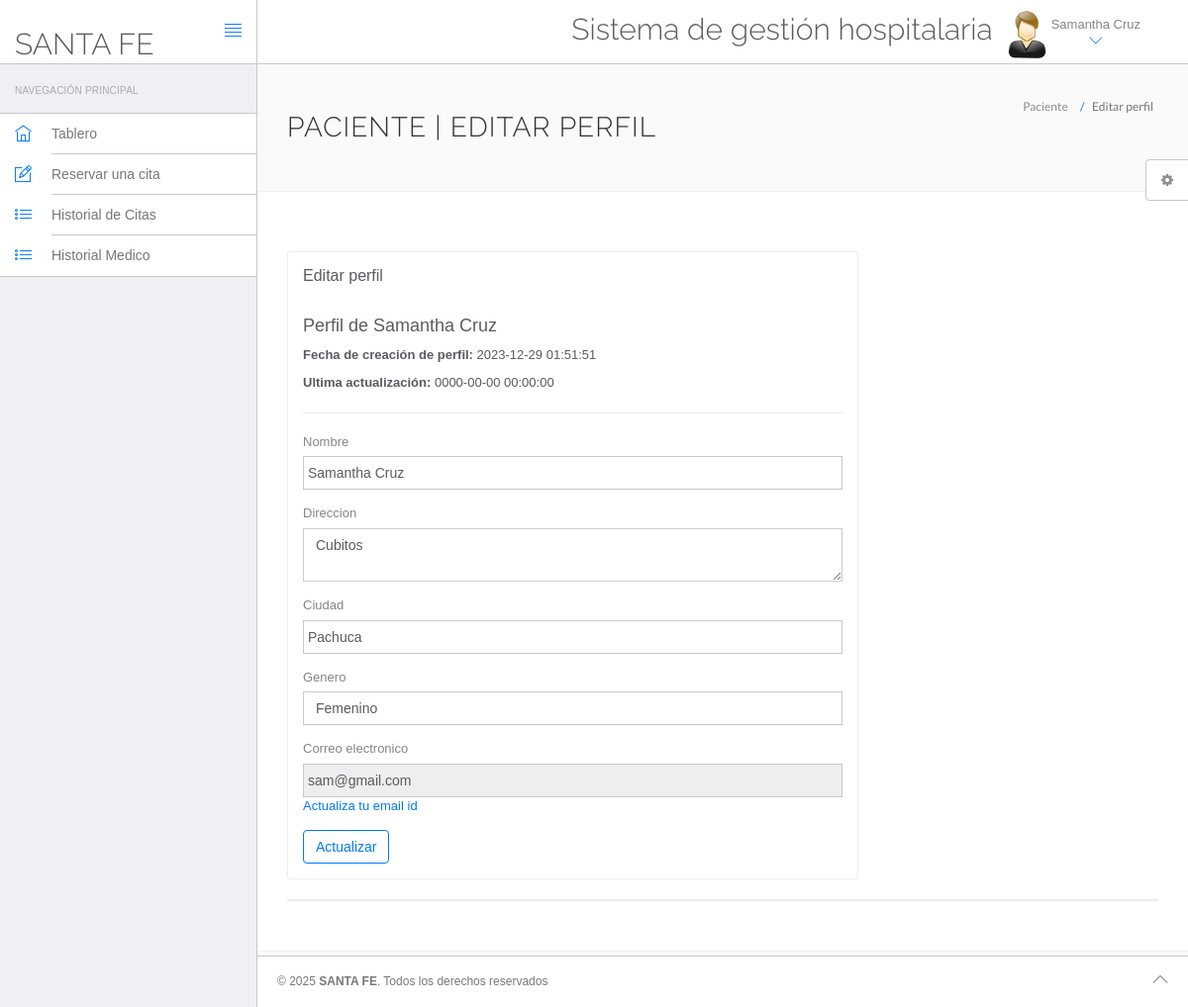
The page /hms/edit-profile.php (signed in) on the database its author committed.
### tables this page shows
CREATE TABLE `users` (
  `id` int(11) NOT NULL AUTO_INCREMENT,
  `fullName` varchar(255) DEFAULT NULL,
  `address` longtext DEFAULT NULL,
  `city` varchar(255) DEFAULT NULL,
  `gender` varchar(255) DEFAULT NULL,
  `email` varchar(255) DEFAULT NULL,
  `password` varchar(255) DEFAULT NULL,
  `regDate` timestamp NULL DEFAULT current_timestamp(),
  `updationDate` timestamp NULL DEFAULT NULL ON UPDATE current_timestamp(),
  PRIMARY KEY (`id`),
  KEY `email` (`email`)
);

### hms/edit-profile.php (the view, shortened to what this page needs)
<?php
include('include/config.php');
?>
<!DOCTYPE html>
<html lang="en">
	<head>
		<link rel="stylesheet" href="vendor/bootstrap/css/bootstrap.min.css">
		<link rel="stylesheet" href="vendor/fontawesome/css/font-awesome.min.css">
		<link rel="stylesheet" href="vendor/themify-icons/themify-icons.min.css">
		<link href="vendor/animate.css/animate.min.css" rel="stylesheet" media="screen">
		<link href="vendor/perfect-scrollbar/perfect-scrollbar.min.css" rel="stylesheet" media="screen">
		<link href="vendor/switchery/switchery.min.css" rel="stylesheet" media="screen">
		<link href="vendor/bootstrap-touchspin/jquery.bootstrap-touchspin.min.css" rel="stylesheet" media="screen">
		<link href="vendor/select2/select2.min.css" rel="stylesheet" media="screen">
		<link href="vendor/bootstrap-datepicker/bootstrap-datepicker3.standalone.min.css" rel="stylesheet" media="screen">
		<link href="vendor/bootstrap-timepicker/bootstrap-timepicker.min.css" rel="stylesheet" media="screen">
		<link rel="stylesheet" href="assets/css/styles.css">
		<link rel="stylesheet" href="assets/css/plugins.css">
		<link rel="stylesheet" href="assets/css/themes/theme-1.css" id="skin_color" />
	</head>
	<body>
		<div id="app">
<?php include('include/sidebar.php');?>
			<div class="app-content">
						<?php include('include/header.php');?>
				<div class="main-content" >
					<div class="wrap-content container" id="container">
						<section id="page-title">
							<div class="row">
								<div class="col-sm-8">
									<h1 class="mainTitle">Paciente | EDITAR PERFIL</h1>
																	</div>
								<ol class="breadcrumb">
									<li>
										<span>Paciente </span>
									</li>
									<li class="active">
										<span>Editar perfil</span>
									</li>
								</ol>
							</div>
						</section>
						<div class="container-fluid container-fullw bg-white">
							<div class="row">
								<div class="col-md-12">
									<div class="row margin-top-30">
										<div class="col-lg-8 col-md-12">
											<div class="panel panel-white">
												<div class="panel-heading">
													<h5 class="panel-title">Editar perfil</h5>
												</div>
												<div class="panel-body">
									<?php
$sql=mysqli_query($con,"select * from users where id='".$_SESSION['id']."'");
while($data=mysqli_fetch_array($sql))
{
?>
<h4>Perfil de <?php echo htmlentities($data['fullName']);?></h4>
<p><b>Fecha de creación de perfil: </b><?php echo htmlentities($data['regDate']);?></p>
<?php if($data['updationDate']){?>
<p><b>Ultima actualización: </b><?php echo htmlentities($data['updationDate']);?></p>
<?php } ?>
<hr />													<form role="form" name="edit" method="post">
<div class="form-group">
															<label for="fname">
																 Nombre
															</label>
	<input type="text" name="fname" class="form-control" value="<?php echo htmlentities($data['fullName']);?>" >
														</div>
<div class="form-group">
															<label for="address">
																 Direccion
															</label>
					<textarea name="address" class="form-control"><?php echo htmlentities($data['address']);?></textarea>
														</div>
<div class="form-group">
															<label for="city">
																 Ciudad
															</label>
		<input type="text" name="city" class="form-control" required="required"  value="<?php echo htmlentities($data['city']);?>" >
														</div>
<div class="form-group">
									<label for="gender">
																Genero
															</label>
<select name="gender" class="form-control" required="required" >
<option value="<?php echo htmlentities($data['gender']);?>"><?php echo htmlentities($data['gender']);?></option>
</select>
														</div>
<div class="form-group">
									<label for="fess">
																 Correo electronico
															</label>
					<input type="email" name="uemail" class="form-control"  readonly="readonly"  value="<?php echo htmlentities($data['email']);?>">
					<a href="change-emaild.php">Actualiza tu email id</a>
														</div>
														<button type="submit" name="submit" class="btn btn-o btn-primary">
															Actualizar
														</button>
													</form>
													<?php } ?>
												</div>
											</div>
										</div>
											</div>
										</div>
									<div class="col-lg-12 col-md-12">
											<div class="panel panel-white">
											</div>
										</div>
									</div>
								</div>
					</div>
				</div>
			</div>
	<?php include('include/footer.php');?>
	<?php include('include/setting.php');?>
		</div>
	</body>
</html>

### hms/include/header.php (shortened to what this page needs)
<header class="navbar navbar-default navbar-static-top">
					<div class="navbar-header">
						<a class="navbar-brand" href="#">
							<h2 style="padding-top:20% ">SANTA FE</h2>
						</a>
						<a href="#" class="sidebar-toggler pull-right visible-md visible-lg" data-toggle-class="app-sidebar-closed" data-toggle-target="#app">
							<i class="ti-align-justify"></i>
						</a>
					</div>
					<div class="navbar-collapse collapse">
						<ul class="nav navbar-right">
								<li  style="padding-top:2% ">
								<h2>Sistema de gestión hospitalaria</h2>
							</li>
							<li class="dropdown current-user">
								<a href class="dropdown-toggle" data-toggle="dropdown">
									<img src="assets/images/images.jpg"> <span class="username">
									<?php $query=mysqli_query($con,"select fullName from users where id='".$_SESSION['id']."'");
while($row=mysqli_fetch_array($query))
{
	echo $row['fullName'];
}
									?> <i class="ti-angle-down"></i></i></span>
								</a>
							</li>
						</ul>
					</div>
				</header>

### hms/assets/css/themes/theme-1.css (style rules this page uses)
body { background: #FAFAFA; }
header .navbar-header { background: #ffffff !important; border-right-color: #c8c7cc !important; border-bottom-color: #c8c7cc !important; }
header .navbar-header .sidebar-toggler, header .navbar-header .sidebar-mobile-toggler { color: #007aff !important; }
header .navbar-header .navbar-brand { color: #777 !important; }
header .navbar-collapse { background: #ffffff !important; border-bottom-color: #c8c7cc !important; box-shadow: none !important; }
header .navbar-collapse .navbar-right > li > a { color: #777; }
header .navbar-collapse .navbar-right > li > a i { color: #007aff !important; }

### rows shown on the page
users: fullName "Samantha Cruz", regDate "2023-12-29 01:51:51", updationDate "0000-00-00 00:00:00", fname "Samantha Cruz", address "Cubitos", city "Pachuca", gender "Femenino", uemail "sam@gmail.com"
